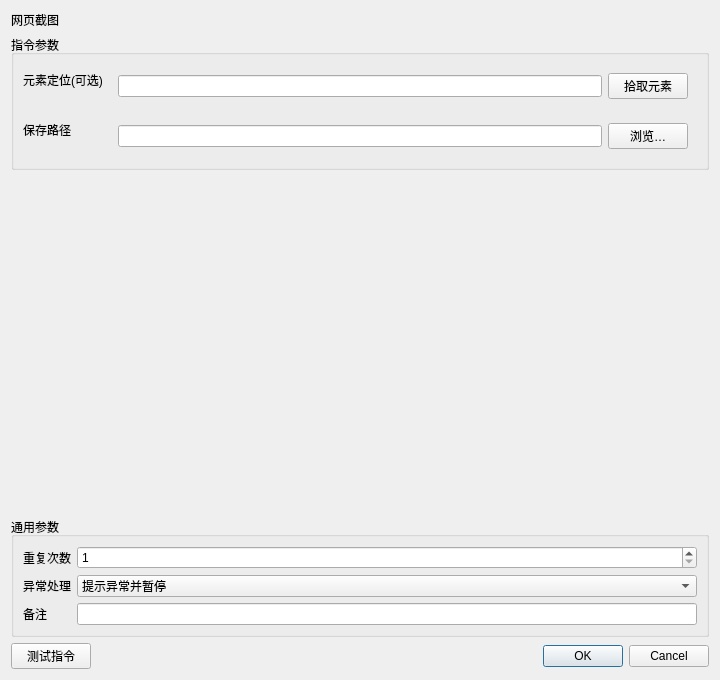
<?xml version="1.0" encoding="UTF-8"?><ui version="4.0"><class>InstructionEditor</class><widget class="QDialog" name="InstructionEditor"><property name="geometry"><rect><x>0</x><y>0</y><width>720</width><height>680</height></rect></property><layout class="QVBoxLayout" name="rootLayout"><item><widget class="QLabel" name="titleLabel"><property name="text"><string>网页截图</string></property></widget></item><item><widget class="QGroupBox" name="parameterGroupBox"><property name="title"><string>指令参数</string></property><layout class="QFormLayout" name="parameterFormLayout"><item row="0" column="0"><widget class="QLabel" name="label_0"><property name="text"><string>元素定位(可选)</string></property></widget></item><item row="0" column="1"><widget class="QWidget" name="container_0"><layout class="QHBoxLayout" name="fieldLayout_0"><item><widget class="QLineEdit" name="parameter_0"><property name="text"><string></string></property></widget></item><item><widget class="QPushButton" name="auxiliary_0"><property name="text"><string>拾取元素</string></property></widget></item></layout></widget></item><item row="1" column="0"><widget class="QLabel" name="label_1"><property name="text"><string>保存路径</string></property></widget></item><item row="1" column="1"><widget class="QWidget" name="container_1"><layout class="QHBoxLayout" name="fieldLayout_1"><item><widget class="QLineEdit" name="parameter_1"><property name="text"><string></string></property></widget></item><item><widget class="QPushButton" name="auxiliary_1"><property name="text"><string>浏览…</string></property></widget></item></layout></widget></item></layout></widget></item><item><spacer name="verticalSpacer"><property name="orientation"><enum>Qt::Vertical</enum></property><property name="sizeHint" stdset="0"><size><width>20</width><height>20</height></size></property></spacer></item>
<item><widget class="QGroupBox" name="commonGroupBox"><property name="title"><string>通用参数</string></property><layout class="QFormLayout" name="commonFormLayout">
<item row="0" column="0"><widget class="QLabel" name="repeatLabel"><property name="text"><string>重复次数</string></property></widget></item><item row="0" column="1"><widget class="QSpinBox" name="repeatSpinBox"><property name="minimum"><number>1</number></property><property name="maximum"><number>999999</number></property><property name="value"><number>1</number></property></widget></item>
<item row="1" column="0"><widget class="QLabel" name="errorPolicyLabel"><property name="text"><string>异常处理</string></property></widget></item><item row="1" column="1"><widget class="QComboBox" name="errorPolicyComboBox"><item><property name="text"><string>自动跳过</string></property></item><item><property name="text"><string>提示异常并暂停</string></property></item><item><property name="text"><string>提示异常并停止</string></property></item><property name="currentIndex"><number>1</number></property></widget></item>
<item row="2" column="0"><widget class="QLabel" name="noteLabel"><property name="text"><string>备注</string></property></widget></item><item row="2" column="1"><widget class="QLineEdit" name="noteEdit"/></item>
</layout></widget></item>
<item><layout class="QHBoxLayout" name="footerLayout"><item><widget class="QPushButton" name="testButton"><property name="text"><string>测试指令</string></property></widget></item><item><spacer name="footerSpacer"><property name="orientation"><enum>Qt::Horizontal</enum></property><property name="sizeHint" stdset="0"><size><width>40</width><height>20</height></size></property></spacer></item><item><widget class="QDialogButtonBox" name="buttonBox"><property name="standardButtons"><set>QDialogButtonBox::Cancel|QDialogButtonBox::Ok</set></property></widget></item></layout></item>
</layout></widget><resources/><connections/></ui>
